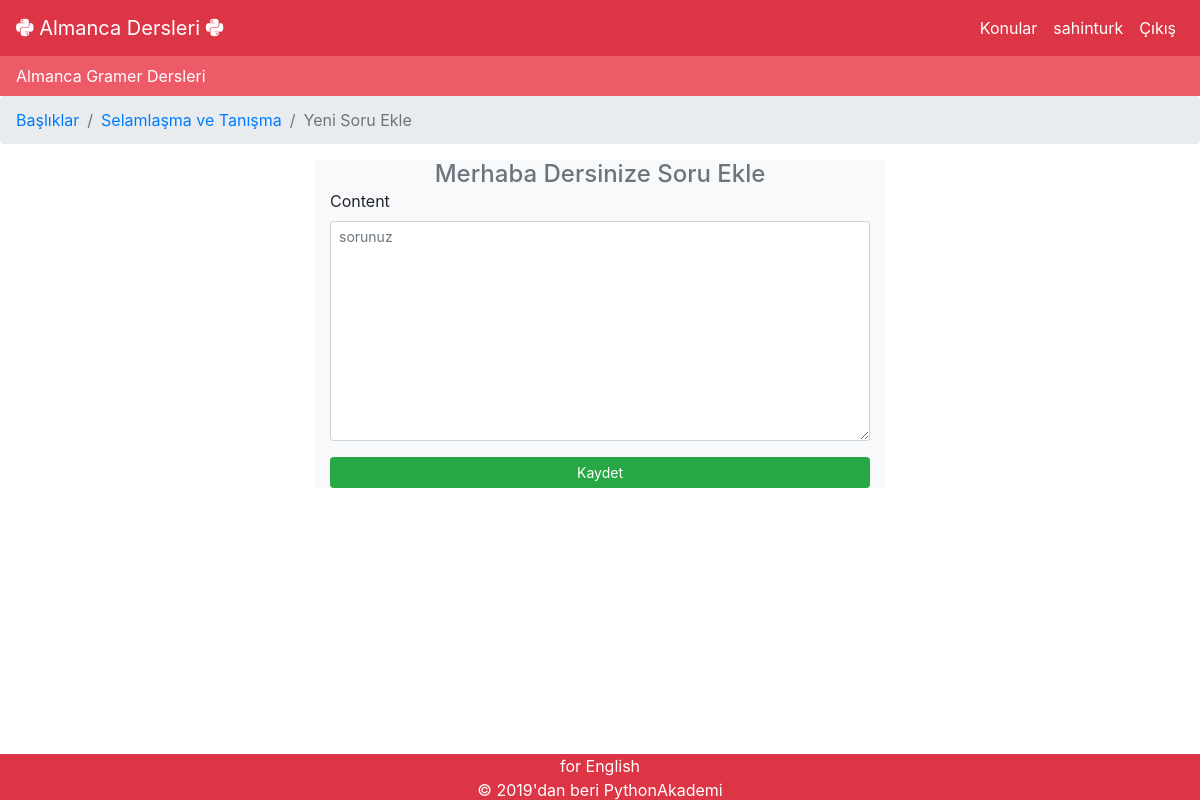
The page /dersler/baslik/1/ders/1/soru-ekle/ (signed in) on the database its author committed.
### hesaplar/models.py (models this page shows)
class User(AbstractUser):
	is_student = models.BooleanField(default=False)
	is_teacher = models.BooleanField(default=False)

### dersler/models.py (models this page shows, shortened)
class Baslik(models.Model):
	title = models.CharField(max_length = 100)
	owner = models.ForeignKey(User, on_delete=models.CASCADE)
	content = models.TextField(blank = True)
	ranking = models.IntegerField("Sıra", default = 0)
	publishing_date = models.DateTimeField(verbose_name="yayımlanma_tarihi",auto_now_add=True)
	updating_date = models.DateTimeField(verbose_name="güncellenme_tarihi", auto_now = True)
	youtube_urli = models.URLField("Youtube Url Adresi", blank = True)
	views = models.IntegerField(default = 0)
	favori_sayisi = models.IntegerField(default = 0)
	begenilme_sayisi = models.IntegerField(default = 0)
	objects = models.Manager()

class Ders(models.Model):
	baslik = models.ForeignKey(Baslik, on_delete=models.CASCADE)
	title = models.CharField("Dersinizin Başlığı:",max_length = 100)
	content = RichTextField("İçerik:", blank = True)
	ranking = models.IntegerField("Sıra:", default = 0)
	example = models.CharField(max_length = 100, blank = True)
	publishing_date = models.DateTimeField(verbose_name="yayımlanma_tarihi",auto_now_add=True)
	updating_date = models.DateTimeField(verbose_name="güncellenme_tarihi", auto_now = True)
	youtube_urli = models.URLField("Youtube linki:", blank = True)

### dersler/views.py (the view)
# urls.py: path('baslik/<int:baslik_pk>/ders/<int:ders_pk>/soru-ekle/', soru_ekle, name='soru_ekle'),
@login_required
def soru_ekle(request, baslik_pk, ders_pk):
    ders = get_object_or_404(Ders.objects.select_related("baslik", "baslik__owner"), pk=ders_pk, baslik__owner=request.user, baslik__id = baslik_pk)
    baslik = ders.baslik
    if request.method == 'POST':
        form = QuestionForm(request.POST)
        if form.is_valid():
            soru = form.save(commit=False)
            soru.ders = ders
            soru.save()
            messages.success(request, 'Soru Başarıyla Oluşturuldu')
            return redirect(ders)
    else:
        form = QuestionForm()
    return render(request, 'dersler/soru_ekle_formu.html', {'baslik': baslik, 'form': form, 'ders':ders})

### dersler/forms.py
class QuestionForm(forms.ModelForm):
	class Meta:
		model = Question
		fields = ('content',)
	def __init__(self, *args, **kwargs):
		super().__init__(*args, **kwargs)
		self.fields['content'].widget.attrs['placeholder']= "sorunuz"
		self.fields['content'].widget.attrs['class']= "form-control-sm"

### templates/dersler/soru_ekle_formu.html (shortened to what this page needs)
{% extends 'base.html' %}
{% load crispy_forms_tags %}
{% block body %}
  <nav aria-label="breadcrumb">
    <ol class="breadcrumb">
      <li class="breadcrumb-item"><a href="{% url 'dersler:baslik_listesi' %}">Başlıklar</a></li>
      <li class="breadcrumb-item"><a href="{% url 'dersler:baslik_guncelle' baslik.pk %}">{{ baslik.title }}</a></li>
      <li class="breadcrumb-item active" aria-current="page">Yeni Soru Ekle</li>
    </ol>
  </nav>
  <div class = "container">
  <div class="row justify-content-center">
  <div class="col-md-6 col-sm-8 col-12 bg-light">
			<h4 class="mb-0 text-center text-secondary">{{ders.title}} Dersinize Soru Ekle </h4>
			<form method="post" novalidate>
				{{ form|crispy }}
				<button type="submit" class="btn btn-success btn-block btn-sm">Kaydet</button>
			</form>
		</div>
		</div>
  </div>
{% endblock %}

### templates/navbar.html (shortened to what this page needs)
<nav class="navbar navbar-expand-lg navbar-dark bg-danger">
  <a class="navbar-brand" href="{% url 'home' %}">
  <i class="fab fa-python"></i>
	Almanca Dersleri
  <i class="fab fa-python"></i>
  </a>
  <div class="collapse navbar-collapse" id="navbarTogglerDemo03">
    <ul class="navbar-nav ml-auto">
      <li class="nav-item active">
        <a class="nav-link" href="{% url 'dersler:baslik_listesi' %}">Konular<span class="sr-only">(current)</span></a>
      </li>
	  {% if user.is_authenticated %}
	  <li class="nav-item active">
		<a class="nav-link" href="{% url 'profil:ogrenci_profil' user.id %}">{{ user.username }}</a>
	  </li>
      {% endif %}
	  {% if user.is_authenticated %}
			<li class="nav-item active"><a class="nav-link" href="{% url 'hesaplar:logout' %}">Çıkış<span class="sr-only">(current)</span></a></li>
	  {% else %}
			<a href="{% url 'hesaplar:login' %}" class="btn btn-light" role="button">Giriş Yap</a>
            <a href="{% url 'hesaplar:student_signup' %}" class="btn btn-primary" role="button">Kayıt Ol</a>
      {% endif %}
    </ul>
  </div>
</nav>
<nav class="navbar navbar-dark nav-alti py-0">
  <span class="navbar-text text-white">
    Almanca Gramer Dersleri
  </span>
</nav>

### static/css/all.css (style rules this page uses)
.fa, .fas, .far, .fal, .fab { -moz-osx-font-smoothing: grayscale; -webkit-font-smoothing: antialiased; display: inline-block; font-style: normal; font-variant: normal; text-rendering: auto; line-height: 1; }
.fa-python:before { content: "\f3e2"; }
.fab { font-family: 'Font Awesome 5 Brands'; }

### static/css/stil.css (style rules this page uses)
.nav-alti { background-color: hsl(354, 80%, 64%); }

### rows shown on the page
User: username "sahinturk"
Baslik: title "Selamlaşma ve Tanışma"
Ders: title "Merhaba"
